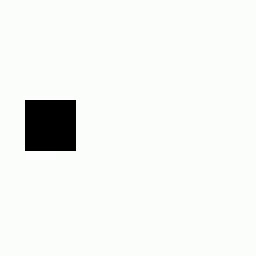
#> input picture frame 3 of PatternRecognition/assignment/source/test_video.mp4, 256 x 256 px, given in place of videoSource.mp4, which was not available
$ python deeping_Video2.py
#> lines starting #> are read from the running program, lines starting #| are printed output that depends on the picture
import cv2
import numpy as np
import matplotlib.pyplot as plt

video_path = "/Users/simjuheun/Desktop/myProject/machine_Learning/PatternRecognition/assignment/source/videoSource.mp4"
cap = cv2.VideoCapture(video_path)

# 필터 정의
blur_kernel = np.ones((3, 3), dtype=np.float32) / 9.0
sharpen_kernel = np.array([[0, -1, 0],
                           [-1, 5, -1],
                           [0, -1, 0]], dtype=np.float32)

frame_num = 0
while cap.isOpened():
    ret, frame = cap.read()
#> frame is the input picture: shape (256, 256, 3); mean B, G, R 240.1, 243, 241.1
    if not ret:
        break

    frame_gray = cv2.cvtColor(frame, cv2.COLOR_BGR2GRAY)

    # 블러링
    blur = cv2.filter2D(frame_gray, -1, blur_kernel)

    # 샤프닝
    sharpen = cv2.filter2D(frame_gray, -1, sharpen_kernel)

    # 영상 출력
    cv2.imshow("Blur", blur)
    cv2.imshow("Sharpen", sharpen)

    # 첫 프레임에 대한 히스토그램
    if frame_num == 0:
        plt.figure(figsize=(12, 4))
        plt.subplot(1, 3, 1)
        plt.title("Original")
        plt.hist(frame_gray.ravel(), 256, [0, 256])

        plt.subplot(1, 3, 2)
        plt.title("Blurred")
        plt.hist(blur.ravel(), 256, [0, 256])

        plt.subplot(1, 3, 3)
        plt.title("Sharpened")
        plt.hist(sharpen.ravel(), 256, [0, 256])
        plt.tight_layout()
        plt.show()
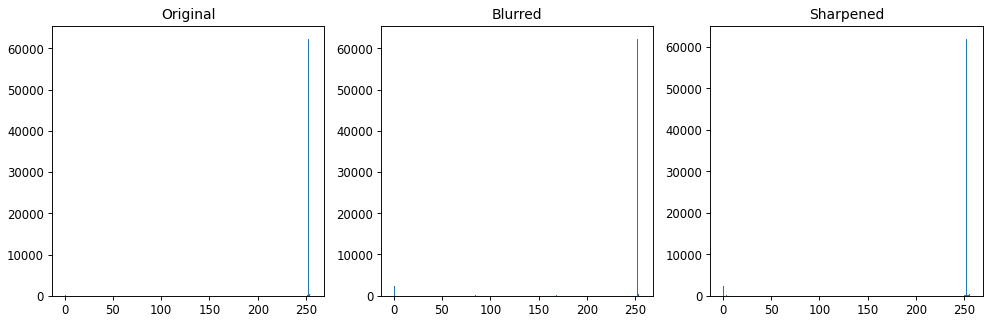
#> figure drawn by matplotlib, 3 panels; panel 1: tallest bar 62365 high, from x = 252 to 253; panel 2: tallest bar 62347 high, from x = 252 to 253; panel 3: tallest bar 61992 high, from x = 252 to 253

    frame_num += 1

    if cv2.waitKey(25) & 0xFF == ord('q'):
#> (key q is pressed here)
        break

cap.release()
cv2.destroyAllWindows()

$ run again, starting later in the video
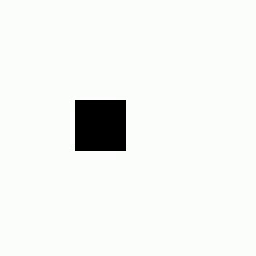
#> input picture frame 13 of PatternRecognition/assignment/source/test_video.mp4, 256 x 256 px, given in place of videoSource.mp4, which was not available
#> frame is the input picture: shape (256, 256, 3); mean B, G, R 240.1, 243, 241.1
#> `plt.show()`:
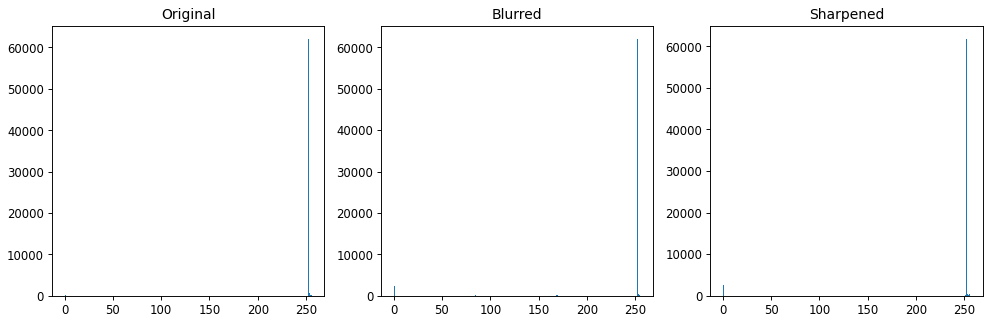
#> figure drawn by matplotlib, 3 panels; panel 1: tallest bar 62130 high, from x = 252 to 253; panel 2: tallest bar 62090 high, from x = 252 to 253; panel 3: tallest bar 61827 high, from x = 252 to 253
